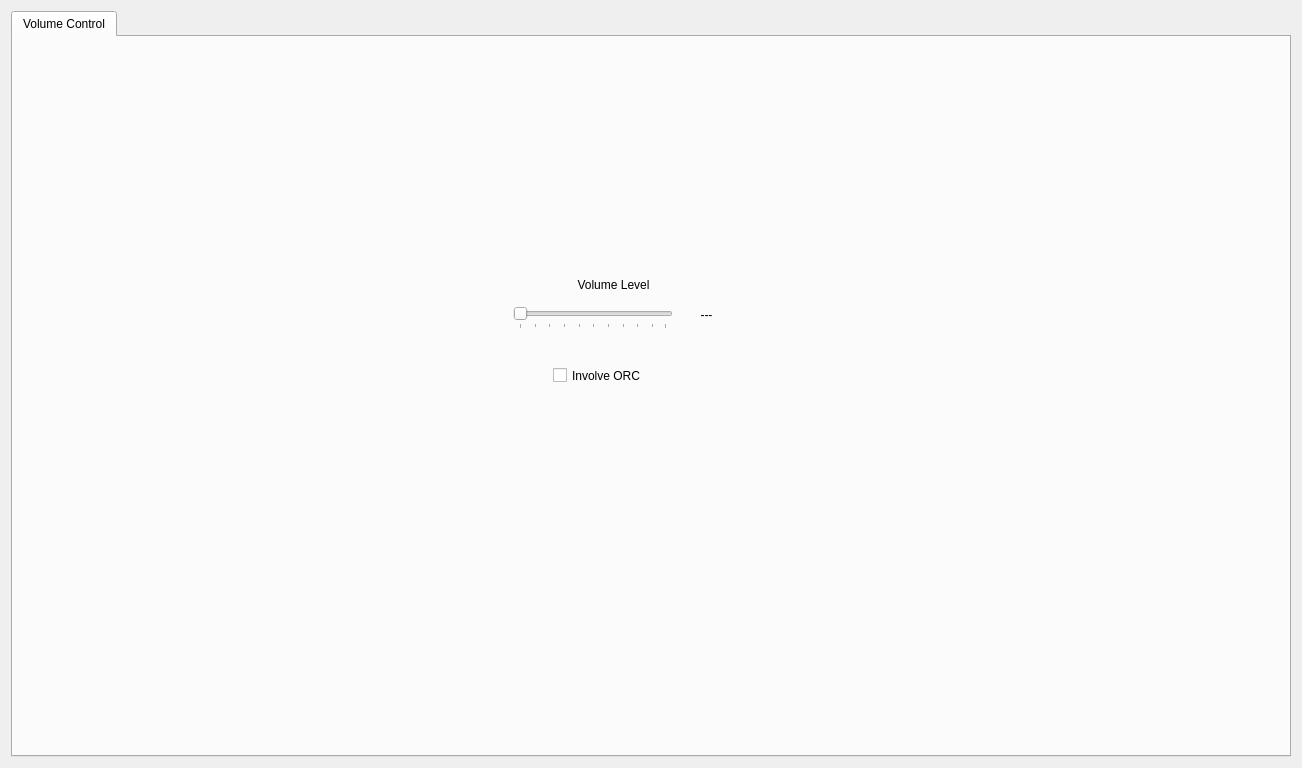
<?xml version="1.0" encoding="UTF-8"?>
<ui version="4.0">
 <class>Form_myMainWidget</class>
 <widget class="QWidget" name="Form_myMainWidget">
  <property name="geometry">
   <rect>
    <x>0</x>
    <y>0</y>
    <width>1302</width>
    <height>768</height>
   </rect>
  </property>
  <property name="sizePolicy">
   <sizepolicy hsizetype="Fixed" vsizetype="Fixed">
    <horstretch>0</horstretch>
    <verstretch>0</verstretch>
   </sizepolicy>
  </property>
  <property name="minimumSize">
   <size>
    <width>1300</width>
    <height>768</height>
   </size>
  </property>
  <property name="maximumSize">
   <size>
    <width>7670</width>
    <height>4132</height>
   </size>
  </property>
  <property name="windowTitle">
   <string>Form</string>
  </property>
  <layout class="QHBoxLayout" name="horizontalLayout">
   <item>
    <widget class="QTabWidget" name="tabWidget">
     <widget class="QWidget" name="tab">
      <attribute name="title">
       <string>Volume Control</string>
      </attribute>
      <widget class="QSlider" name="horizontalSlider">
       <property name="geometry">
        <rect>
         <x>500</x>
         <y>270</y>
         <width>160</width>
         <height>22</height>
        </rect>
       </property>
       <property name="accessibleDescription">
        <string>audio_node:/volume:VERBOSE=no,LABELREF=label_volume,LABELTRANSFORM=JVX_WW_SHOW_DB20,DELTASTEPS=1,NUMDIGITS=1,MINVAL=-40,MAXVAL=0</string>
       </property>
       <property name="orientation">
        <enum>Qt::Horizontal</enum>
       </property>
       <property name="tickPosition">
        <enum>QSlider::TicksBelow</enum>
       </property>
      </widget>
      <widget class="QLabel" name="label_volume">
       <property name="geometry">
        <rect>
         <x>670</x>
         <y>270</y>
         <width>47</width>
         <height>16</height>
        </rect>
       </property>
       <property name="text">
        <string>---</string>
       </property>
       <property name="alignment">
        <set>Qt::AlignCenter</set>
       </property>
      </widget>
      <widget class="QLabel" name="label">
       <property name="geometry">
        <rect>
         <x>490</x>
         <y>240</y>
         <width>221</width>
         <height>16</height>
        </rect>
       </property>
       <property name="text">
        <string>Volume Level</string>
       </property>
       <property name="alignment">
        <set>Qt::AlignCenter</set>
       </property>
      </widget>
      <widget class="QCheckBox" name="checkBox">
       <property name="geometry">
        <rect>
         <x>540</x>
         <y>330</y>
         <width>91</width>
         <height>17</height>
        </rect>
       </property>
       <property name="accessibleDescription">
        <string>audio_node:/runorc:VERBOSE=no</string>
       </property>
       <property name="text">
        <string>Involve ORC</string>
       </property>
      </widget>
     </widget>
    </widget>
   </item>
  </layout>
 </widget>
 <resources>
  <include location="ayfStarter.qrc"/>
 </resources>
 <connections/>
</ui>
